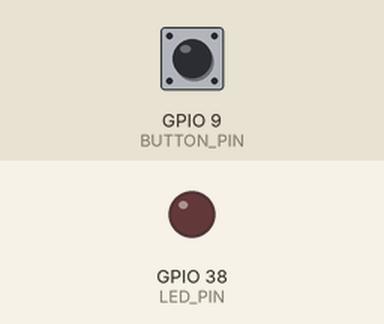
Simulated run of this program. Board: ESP32-S3. Parts: output pins drawn as LEDs (lit = HIGH). The inputs (shaded band) are chosen by the test bench; at power-on: GPIO 9 (BUTTON_PIN) HIGH.

Above: at 1.2 s.
1.3 s: GPIO 9 (BUTTON_PIN) pulled LOW for 0.15 s
At 2.5 s:
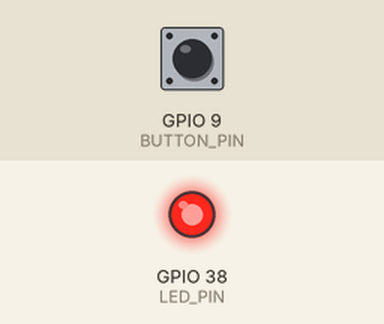
2.9 s: GPIO 9 (BUTTON_PIN) pulled LOW for 1 s
At 3.7 s:
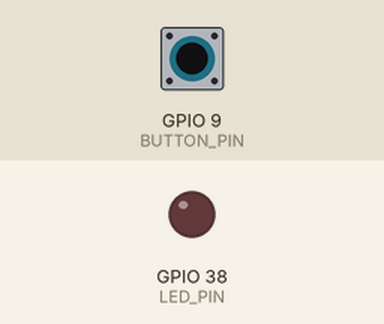
5.4 s: GPIO 9 (BUTTON_PIN) pulled LOW for 3.2 s
At 6.8 s:
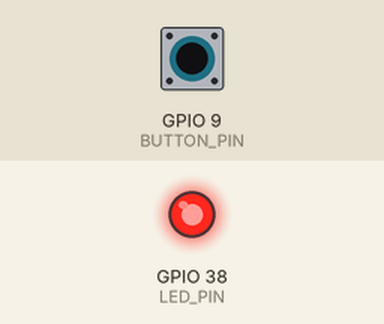
Timing chart, 0 to 8.4 s (numbered marks = the images above; inputs shaded):
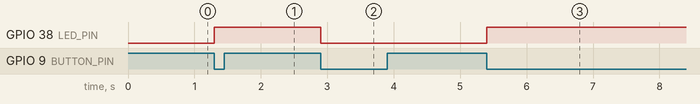

The program:

main.cpp
```cpp
#include <Arduino.h>
#define BUTTON_PIN 9  // 푸시 버튼 핀
#define LED_PIN 38    // LED 핀

bool ledState = false; // LED 상태 변수

void setup() {
  pinMode(BUTTON_PIN, INPUT_PULLUP); // 버튼 핀을 내부 풀업 저항으로 설정
  pinMode(LED_PIN, OUTPUT);           // LED 핀을 출력으로 설정
}

void loop() {
  static bool lastButtonState = HIGH; // 이전 버튼 상태
  bool currentButtonState = digitalRead(BUTTON_PIN); // 현재 버튼 상태 읽기

  // 버튼이 눌렸을 때 상태 변경
  if (lastButtonState == HIGH && currentButtonState == LOW) {
    ledState = !ledState; // LED 상태 토글
    digitalWrite(LED_PIN, ledState); // LED 상태에 따라 핀 출력
    //digitalWrite(LED_PIN, ledState ? HIGH : LOW);
    delay(50); // 디바운싱을 위한 지연
  }

  lastButtonState = currentButtonState; // 이전 상태 업데이트
}
```

Measured:
- after the input at 1.3 s, GPIO 38 (LED_PIN): LOW → HIGH at once
- after the input at 2.9 s, GPIO 38 (LED_PIN): HIGH → LOW at once
- after the input at 5.4 s, GPIO 38 (LED_PIN): LOW → HIGH at once
